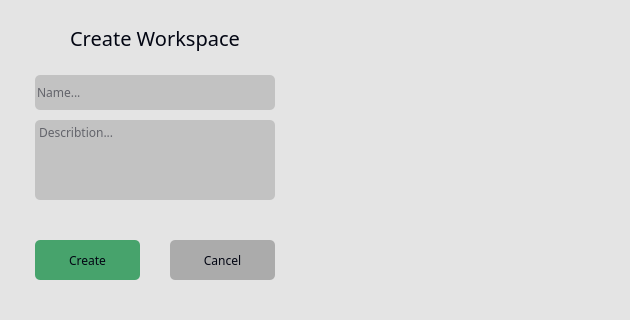
<?xml version="1.0" encoding="UTF-8"?>
<ui version="4.0">
 <class>MainWindow</class>
 <widget class="QMainWindow" name="MainWindow">
  <property name="geometry">
   <rect>
    <x>0</x>
    <y>0</y>
    <width>630</width>
    <height>320</height>
   </rect>
  </property>
  <property name="windowTitle">
   <string>ToDo List - Add WorkSpace</string>
  </property>
  <property name="windowIcon">
   <iconset>
    <normaloff>../img/logo.png</normaloff>../img/logo.png</iconset>
  </property>
  <property name="styleSheet">
   <string notr="true">background-color: #E4E4E4; border-radius: 5px;</string>
  </property>
  <widget class="QWidget" name="centralwidget">
   <widget class="QLabel" name="photo">
    <property name="geometry">
     <rect>
      <x>320</x>
      <y>0</y>
      <width>310</width>
      <height>310</height>
     </rect>
    </property>
    <property name="text">
     <string/>
    </property>
    <property name="pixmap">
     <pixmap>../img/workspace.png</pixmap>
    </property>
    <property name="scaledContents">
     <bool>true</bool>
    </property>
    <property name="wordWrap">
     <bool>false</bool>
    </property>
   </widget>
   <widget class="QLineEdit" name="name">
    <property name="geometry">
     <rect>
      <x>35</x>
      <y>75</y>
      <width>240</width>
      <height>35</height>
     </rect>
    </property>
    <property name="font">
     <font>
      <family>Sans Serif</family>
      <pointsize>9</pointsize>
     </font>
    </property>
    <property name="styleSheet">
     <string notr="true">background-color: #C2C2C2; border-radius: 5px; color: #030613;</string>
    </property>
    <property name="placeholderText">
     <string>Name...</string>
    </property>
   </widget>
   <widget class="QLabel" name="title">
    <property name="geometry">
     <rect>
      <x>35</x>
      <y>20</y>
      <width>240</width>
      <height>35</height>
     </rect>
    </property>
    <property name="font">
     <font>
      <family>Sans Serif</family>
      <pointsize>15</pointsize>
     </font>
    </property>
    <property name="styleSheet">
     <string notr="true">color: #030613;</string>
    </property>
    <property name="text">
     <string>Create Workspace</string>
    </property>
    <property name="alignment">
     <set>Qt::AlignCenter</set>
    </property>
   </widget>
   <widget class="QTextEdit" name="discribtion">
    <property name="geometry">
     <rect>
      <x>35</x>
      <y>120</y>
      <width>240</width>
      <height>80</height>
     </rect>
    </property>
    <property name="font">
     <font>
      <family>Sans Serif</family>
      <pointsize>9</pointsize>
     </font>
    </property>
    <property name="styleSheet">
     <string notr="true">background-color: #C2C2C2; border-radius: 5px; color: #030613;</string>
    </property>
    <property name="placeholderText">
     <string>Describtion...</string>
    </property>
   </widget>
   <widget class="QPushButton" name="btn_cancel">
    <property name="geometry">
     <rect>
      <x>170</x>
      <y>240</y>
      <width>105</width>
      <height>40</height>
     </rect>
    </property>
    <property name="font">
     <font>
      <family>Sans Serif</family>
      <pointsize>9</pointsize>
     </font>
    </property>
    <property name="cursor">
     <cursorShape>PointingHandCursor</cursorShape>
    </property>
    <property name="styleSheet">
     <string notr="true">background-color: #ABABAB; border-radius: 5px; color: #030613;</string>
    </property>
    <property name="text">
     <string>Cancel</string>
    </property>
   </widget>
   <widget class="QPushButton" name="btn_create">
    <property name="geometry">
     <rect>
      <x>35</x>
      <y>240</y>
      <width>105</width>
      <height>40</height>
     </rect>
    </property>
    <property name="font">
     <font>
      <family>Sans Serif</family>
      <pointsize>9</pointsize>
     </font>
    </property>
    <property name="cursor">
     <cursorShape>PointingHandCursor</cursorShape>
    </property>
    <property name="styleSheet">
     <string notr="true">background-color: #47A36C; border-radius: 5px; color: #030613;</string>
    </property>
    <property name="text">
     <string>Create</string>
    </property>
   </widget>
  </widget>
 </widget>
 <resources/>
 <connections/>
</ui>
